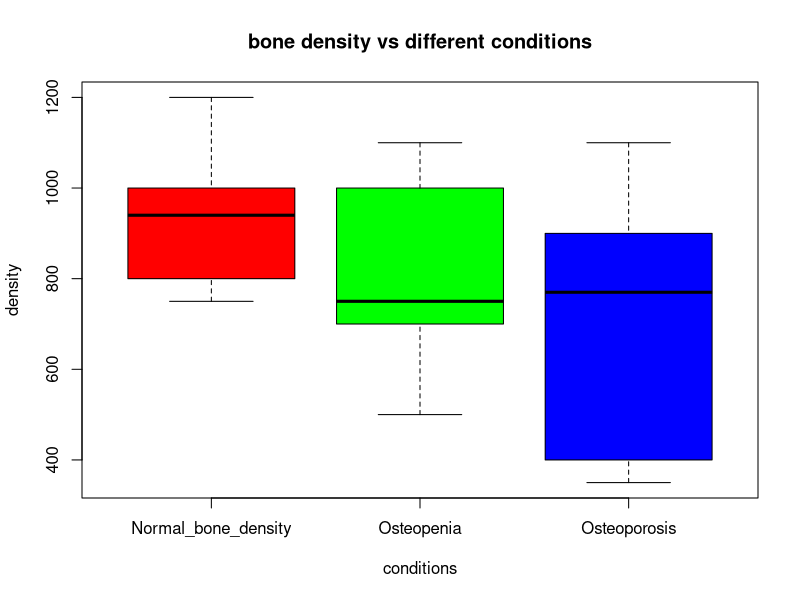

R code for this plot:
#Analysis of Variance Example

#Assingment_2

Normal_bone_density <- c(1200,1000,980,900,750,800)
Osteopenia <- c(1000,1100,700,800,500,700)
Osteoporosis <- c(890,650,1100,900,400,350)

#combine the data into single data sets

combined_groups <- data.frame(cbind(Normal_bone_density,Osteopenia,Osteoporosis))

#show spreadsheet like results

combined_groups

#form min,max etc

summary(combined_groups)

#stacking groups

stacked_groups <- stack(combined_groups)

#showing the data in stacked order

stacked_groups

#plotting the data

boxplot(values~ind ,main = "bone density vs different conditions",xlab = "conditions",ylab = "density",col = rainbow(3), data = stacked_groups)

#ANOVA results

results = aov(values ~ ind , data = stacked_groups)

summary.aov(results)
